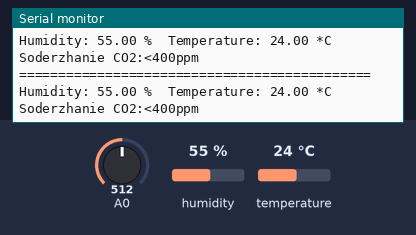
This sketch was run on a simulated Arduino Uno, built with avr-gcc and run on an emulated ATmega328P. Shown: the last lines printed to the serial monitor. Inputs (shaded band) come from the test bench; at power-on: A0 = 512, humidity 55 %, temperature 24 °C.

Above: at 1.2 s.
1.3 s: A0 set to 306
At 1.56 s:
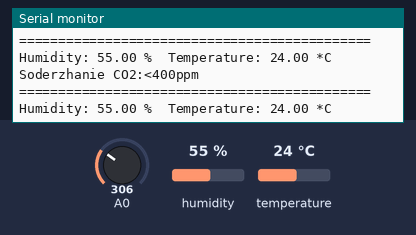
3.5 s: humidity set to 22 %
At 3.64 s:
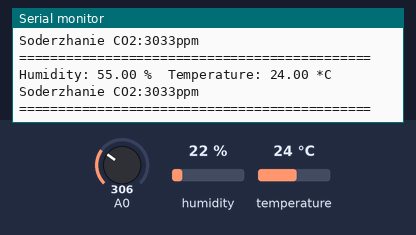
5.0 s: temperature set to 12 °C
At 5.23 s:
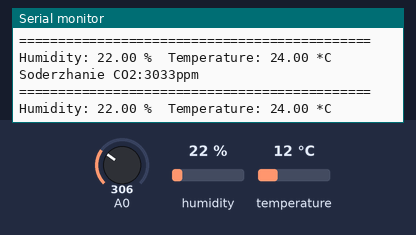
6.5 s: A0 set to 410
At 7.06 s:
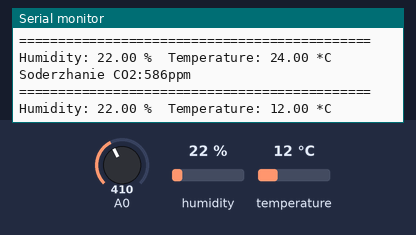
8.0 s: A0 set to 122
At 8.43 s:
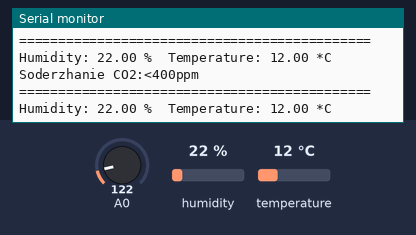
14.5 s: humidity set to 40 %
At 14.86 s:
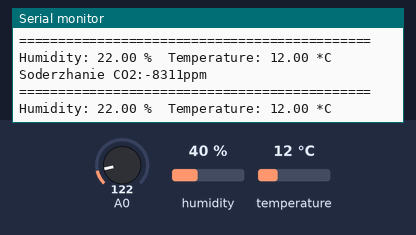
Timing chart, 0 to 17.0 s (numbered marks = the images above; inputs shaded):
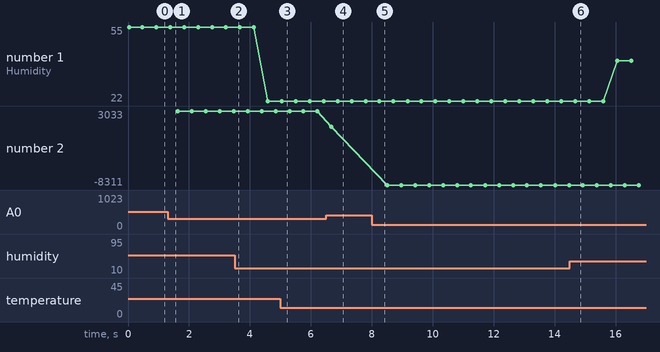

The sketch:

Remote-monitoring.ino
```cpp
//Роман Алексейченко//
#include "DHT.h"
#define DHTPIN 2
#define DHTTYPE DHT22
#define         MG_PIN                       (0)
#define         BOOL_PIN                     (2)
#define         DC_GAIN                      (8.5)


#define         READ_SAMPLE_INTERVAL         (50)
#define         READ_SAMPLE_TIMES            (5)


#define         ZERO_POINT_VOLTAGE           (0.220)
#define         REACTION_VOLTGAE             (0.020)


DHT dht(DHTPIN, DHTTYPE);
float           CO2Curve[3]  =  {2.602,ZERO_POINT_VOLTAGE,(REACTION_VOLTGAE/(2.602-3))};


void setup()
{
    Serial.begin(9600);
    pinMode(BOOL_PIN, INPUT);
    digitalWrite(BOOL_PIN, HIGH);
    dht.begin();

   Serial.print("Pokazaniya vlazhnosti i temperatyru\n");
}

void loop()
{
    int percentage;
    float volts;
    float h = dht.readHumidity();
    float t = dht.readTemperature();
    if (isnan(t) || isnan(h)) {
    Serial.println("Failed to read from DHT");
  }
  else {
    Serial.print("Humidity: ");
    Serial.print(h);
    Serial.print(" %\t");
    Serial.print("Temperature: ");
    Serial.print(t);
    Serial.println(" *C");
  }

    volts = MGRead(MG_PIN);
    Serial.print( "Soderzhanie " );


    percentage = MGGetPercentage(volts,CO2Curve);
    Serial.print("CO2:");
    if (percentage == -1) {
        Serial.print( "<400" );
    } else {
        Serial.print(percentage);
    }

    Serial.print( "ppm" );
    Serial.print("\n");

    if (digitalRead(BOOL_PIN) ){
        Serial.print( "=============================================" );
    } else {
        Serial.print( "=============================================" );
    }

    Serial.print("\n");

    delay(200);
}


float MGRead(int mg_pin)
{
    int i;
    float v=0;

    for (i=0;i<READ_SAMPLE_TIMES;i++) {
        v += analogRead(mg_pin);
        delay(READ_SAMPLE_INTERVAL);
    }
    v = (v/READ_SAMPLE_TIMES) *5/1024 ;
    return v;
}


int  MGGetPercentage(float volts, float *pcurve)
{
   if ((volts/DC_GAIN )>=ZERO_POINT_VOLTAGE) {
      return -1;
   } else {
      return pow(10, ((volts/DC_GAIN)-pcurve[1])/pcurve[2]+pcurve[0]);
   }
}
//Роман Алексейченко//
```

Measured:
- after the input at 6.5 s, the serial monitor: prints a new line after 0.17 s (image 4)
- plotted number 1: 55 → 22 after the input at 3.5 s, 22 → 40 after the input at 14.5 s
- plotted number 2: 3033 → 586 after the input at 6.5 s, 586 → -8311 after the input at 8.0 s
